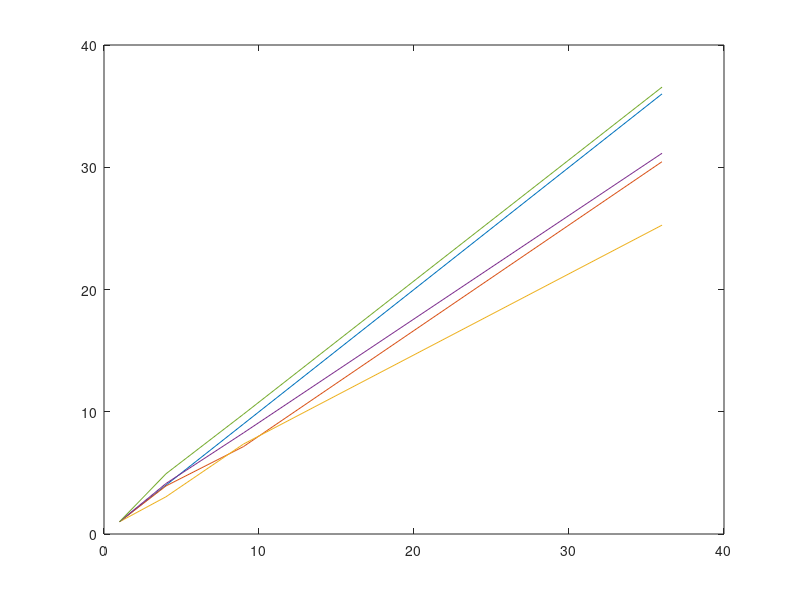

This chart was generated by the following MATLAB code:
% Test with 1 processors and 100 x 100 matrices
% Time(0) = 0.0034057669690810
% Time(1) = 0.0028902690391988
% Time(2) = 0.0029281160095707
% Time(3) = 0.0029112810152583
% Time(4) = 0.0027813509805128
% Time(5) = 0.0027089029899798
% Time(6) = 0.0027017010143027
% Time(7) = 0.0027138890000060
% Time(8) = 0.0025177150382660
% Time(9) = 0.0025432200054638
% 
% Test with 4 processors and 100 x 100 matrices
% Time(0) = 0.0017946570296772
% Time(1) = 0.0005283619975671
% Time(2) = 0.0005342499935068
% Time(3) = 0.0005310780252330
% Time(4) = 0.0005423189722933
% Time(5) = 0.0005266189691611
% Time(6) = 0.0005384630057961
% Time(7) = 0.0005634760018438
% Time(8) = 0.0005017170333304
% Time(9) = 0.0005088640027680
% Test with 25 processors and 100 x 100 matrices
% Time(0) = 0.0411528989789076
% Time(1) = 0.0007409369572997
% Time(2) = 0.0002706090454012
% Time(3) = 0.0007165189599618
% Time(4) = 0.0002532409853302
% Time(5) = 0.0000962039921433
% Time(6) = 0.0001142250257544
% Time(7) = 0.0004113979521208
% Time(8) = 0.0001056100009009
% Time(9) = 0.0001096070045605
% Test with 1 processors and 180 x 180 matrices
% Time(0) = 0.0162827700260095
% Time(1) = 0.0142327040084638
% Time(2) = 0.0132260490208864
% Time(3) = 0.0124165599700063
% Time(4) = 0.0119108710205182
% Time(5) = 0.0118761530029587
% Time(6) = 0.0118590759811923
% Time(7) = 0.0118491589673795
% Time(8) = 0.0118401889922097
% Time(9) = 0.0118224399629980
% Test with 4 processors and 180 x 180 matrices
% Time(0) = 0.0052260999800637
% Time(1) = 0.0037115869927220
% Time(2) = 0.0036248270189390
% Time(3) = 0.0033854070352390
% Time(4) = 0.0034929250250570
% Time(5) = 0.0033820330281742
% Time(6) = 0.0032767149969004
% Time(7) = 0.0032750940299593
% Time(8) = 0.0031674359925091
% Time(9) = 0.0030068059568293
% Test with 9 processors and 180 x 180 matrices
% Time(0) = 0.0031477690208703
% Time(1) = 0.0018163319909945
% Time(2) = 0.0017924780258909
% Time(3) = 0.0018107889918610
% Time(4) = 0.0017626800108701
% Time(5) = 0.0016860489849932
% Time(6) = 0.0016540270298719
% Time(7) = 0.0016554279718548
% Time(8) = 0.0016532600275241
% Time(9) = 0.0016743539599702
% Test with 36 processors and 180 x 180 matrices
% Time(0) = 0.0311366009991616
% Time(1) = 0.0004568650037982
% Time(2) = 0.0006856569671072
% Time(3) = 0.0004151510074735
% Time(4) = 0.0003929589875042
% Time(5) = 0.0003910399973392
% Time(6) = 0.0003886950435117
% Time(7) = 0.0003882109886035
% Time(8) = 0.0003895009867847
% Time(9) = 0.0003944740165025
% Test with 1 processors and 360 x 360 matrices
% Time(0) = 0.1128061420167796
% Time(1) = 0.1025520199909806
% Time(2) = 0.1024017350282520
% Time(3) = 0.1023614009609446
% Time(4) = 0.1023813270148821
% Time(5) = 0.1020406149909832
% Time(6) = 0.0740130540216342
% Time(7) = 0.0732058529974893
% Time(8) = 0.0732608390389942
% Time(9) = 0.0739421980106272
% Test with 4 processors and 360 x 360 matrices
% Time(0) = 0.0306778169469908
% Time(1) = 0.0242761530098505
% Time(2) = 0.0242090419633314
% Time(3) = 0.0241620900342241
% Time(4) = 0.0241294629522599
% Time(5) = 0.0240398059831932
% Time(6) = 0.0240351459942758
% Time(7) = 0.0241043969872408
% Time(8) = 0.0241023310227320
% Time(9) = 0.0241376310004853
% Test with 9 processors and 360 x 360 matrices
% Time(0) = 0.0211635169689544
% Time(1) = 0.0127222039736807
% Time(2) = 0.0121186050237156
% Time(3) = 0.0120948089752346
% Time(4) = 0.0113592199631967
% Time(5) = 0.0107114469865337
% Time(6) = 0.0102366210194305
% Time(7) = 0.0099592600017786
% Time(8) = 0.0099715979886241
% Time(9) = 0.0099494659807533
% Test with 36 processors and 360 x 360 matrices
% Time(0) = 0.0318341969978064
% Time(1) = 0.0036217379965819
% Time(2) = 0.0035617889952846
% Time(3) = 0.0033046050230041
% Time(4) = 0.0033044190495275
% Time(5) = 0.0030957490089349
% Time(6) = 0.0030792419565842
% Time(7) = 0.0030806940048933
% Time(8) = 0.0029887279961258
% Time(9) = 0.0028975940076634
% Test with 1 processors and 720 x 720 matrices
% Time(0) = 0.7367687199730426
% Time(1) = 0.6127007590257563
% Time(2) = 0.6120499969692901
% Time(3) = 0.6100928620435297
% Time(4) = 0.6119640860124491
% Time(5) = 0.6124861449934542
% Time(6) = 0.6102975520188920
% Time(7) = 0.6103509359527379
% Time(8) = 0.6100350819760934
% Time(9) = 0.6103861670126207
% Test with 4 processors and 720 x 720 matrices
% Time(0) = 0.2139020090107806
% Time(1) = 0.2059411419904791
% Time(2) = 0.1770530059584416
% Time(3) = 0.1565885880263522
% Time(4) = 0.1487576199579053
% Time(5) = 0.1483786529861391
% Time(6) = 0.1477773960214108
% Time(7) = 0.1479450060287490
% Time(8) = 0.1476523060118780
% Time(9) = 0.1476790169836022
% Test with 9 processors and 720 x 720 matrices
% Time(0) = 0.0901001939782873
% Time(1) = 0.0882109059602953
% Time(2) = 0.0889454560237937
% Time(3) = 0.0856249750358984
% Time(4) = 0.0816991240135394
% Time(5) = 0.0893729390227236
% Time(6) = 0.0861499210004695
% Time(7) = 0.0738140189787373
% Time(8) = 0.0737459340016358
% Time(9) = 0.0739119650097564
% Test with 36 processors and 720 x 720 matrices
% Time(0) = 0.0563310069846921
% Time(1) = 0.0259696759749204
% Time(2) = 0.0237271880032495
% Time(3) = 0.0212872659903951
% Time(4) = 0.0196090379613452
% Time(5) = 0.0195882840198465
% Time(6) = 0.0196163780055940
% Time(7) = 0.0195665679639205
% Time(8) = 0.0197253840160556
% Time(9) = 0.0197694919770584
% Test with 1 processors and 1440 x 1440 matrices
% Time(0) = 6.1847925160545856
% Time(1) = 6.0688187209889293
% Time(2) = 6.0626852710265666
% Time(3) = 6.0536872769589536
% Time(4) = 6.0584278770256788
% Time(5) = 6.0485314049874432
% Time(6) = 6.0545449439669028
% Time(7) = 6.0589827040093951
% Time(8) = 6.0482562829856761
% Time(9) = 6.0482787200016901
% Test with 4 processors and 1440 x 1440 matrices
% Time(0) = 1.3847289889818057
% Time(1) = 1.2284263740293682
% Time(2) = 1.2326204410055652
% Time(3) = 1.2310047129867598
% Time(4) = 1.2372969990246929
% Time(5) = 1.2589319809922017
% Time(6) = 1.2282891930080950
% Time(7) = 1.2275993950315751
% Time(8) = 1.2293472540332004
% Time(9) = 1.2296905970433727
% Test with 9 processors and 1440 x 1440 matrices
% Time(0) = 0.7163691710447893
% Time(1) = 0.6208778240252286
% Time(2) = 0.6175809859996662
% Time(3) = 0.6179214169969782
% Time(4) = 0.6199880010099150
% Time(5) = 0.6179855499649420
% Time(6) = 0.6172123929718509
% Time(7) = 0.6178027270361781
% Time(8) = 0.6171339699649252
% Time(9) = 0.6359122869907878
% Test with 36 processors and 1440 x 1440 matrices
% Time(0) = 0.2363021880155429
% Time(1) = 0.1794766510138288
% Time(2) = 0.1773664479842409
% Time(3) = 0.1803050259477459
% Time(4) = 0.1669351669843309
% Time(5) = 0.1659035060438327
% Time(6) = 0.1657198719913140
% Time(7) = 0.1656700619496405
% Time(8) = 0.1654619919718243
% Time(9) = 0.1666225930093788


p1 = [0.0025177150382660, 0.0118224399629980, 0.0732058529974893, 0.6100350819760934, ...
    6.0482562829856761];
p4 = [0.0005017170333304, 0.0030068059568293, 0.0240351459942758, 0.1476523060118780, ...
    1.2275993950315751];
p9 = [0, 0.0016532600275241, 0.0099494659807533, 0.0737459340016358, 0.6171339699649252];
p25 = 0.0001056100009009;
p36 = [0, 0.0003882109886035, 0.0028975940076634, 0.0195882840198465, 0.1654619919718243];
NxN = [100, 180, 360, 720, 1440];
nrp = [1, 4, 9, 36];
P(1,:) = p1;
P(2,:) = p4;
P(3,:) = p9;
P(4,:) = p36;
plot (nrp, nrp, nrp, [P(1,2)./P(:,2)], nrp, [P(1,3)./P(:,3)],...
    nrp, [P(1,4)./P(:,4)], nrp, [P(1,5)./P(:,5)])